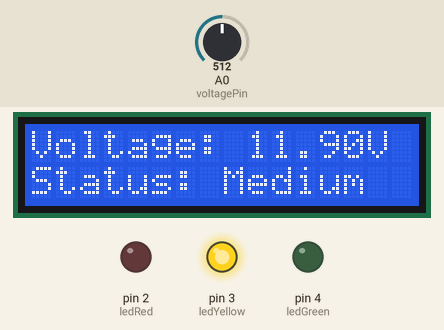
A sketch run on a simulated Arduino Uno, built with avr-gcc and run on an emulated ATmega328P. Shown: 16×2 character LCD, output pins drawn as LEDs (lit = HIGH). Inputs (shaded band) come from the test bench; at power-on: A0 (voltagePin) = 512.

Above: at 3.2 s.
3.3 s: A0 (voltagePin) set to 529
At 5.3 s:
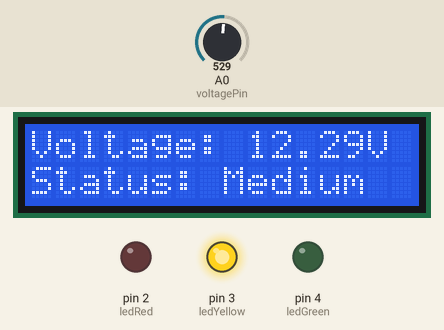
5.6 s: A0 (voltagePin) set to 551
At 6.9 s:
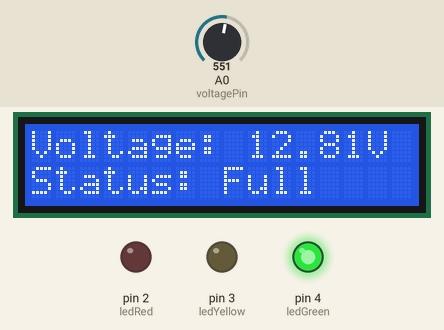
7.7 s: A0 (voltagePin) set to 306
At 9.5 s:
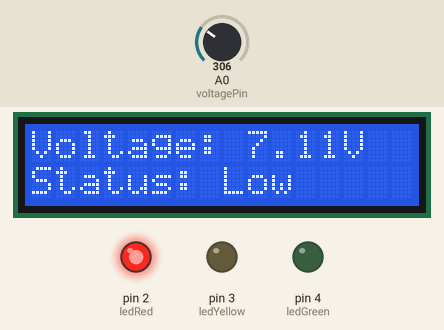
9.8 s: A0 (voltagePin) set to 34
At 11.3 s:
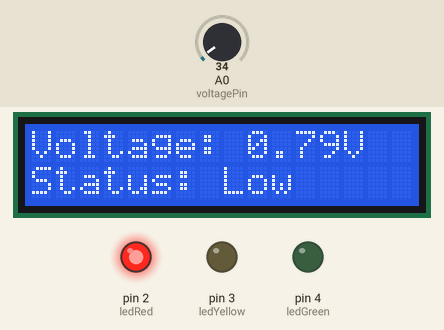
11.8 s: A0 (voltagePin) set to 27
At 12.9 s:
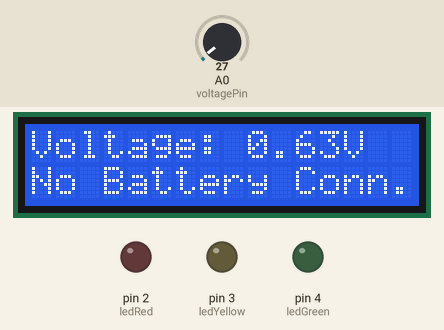
Timing chart, 0 to 14.8 s (numbered marks = the images above; inputs shaded):
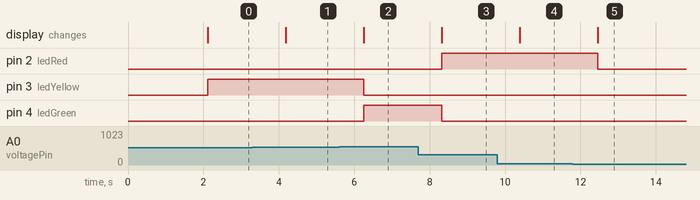

The sketch:

battery_level_with_lcd.ino
```cpp
#include <Wire.h>
#include <LiquidCrystal_I2C.h>

// LCD I2C setup
LiquidCrystal_I2C lcd(0x27, 16, 2);

// Analog input pin
const int voltagePin = A0;

// LED pins
const int ledRed = 2;     // Low Battery
const int ledYellow = 3;  // Medium Battery
const int ledGreen = 4;   // Full Battery

float voltage = 0.0;
float batteryVoltage = 0.0;

void setup() {
  lcd.init();
  lcd.backlight();
  lcd.setCursor(0, 0);
  lcd.print("Battery Monitor");
  delay(2000);
  lcd.clear();

  pinMode(ledRed, OUTPUT);
  pinMode(ledYellow, OUTPUT);
  pinMode(ledGreen, OUTPUT);
}

void loop() {
  int sensorValue = analogRead(voltagePin);
  voltage = sensorValue * (5.0 / 1023.0);
  batteryVoltage = voltage * 5.0 * 0.9510;  // Calibrated

  lcd.setCursor(0, 0);
  lcd.print("Voltage: ");
  lcd.print(batteryVoltage, 2);
  lcd.print("V   ");

  lcd.setCursor(0, 1);

  if (batteryVoltage <= 0.7) {
    lcd.print("No Battery Conn. ");
    digitalWrite(ledGreen, LOW);
    digitalWrite(ledYellow, LOW);
    digitalWrite(ledRed, LOW);
  }
  else if (batteryVoltage >= 12.6) {
    lcd.print("Status: Full     ");
    digitalWrite(ledGreen, HIGH);
    digitalWrite(ledYellow, LOW);
    digitalWrite(ledRed, LOW);
  }
  else if (batteryVoltage >= 7.5) {
    lcd.print("Status: Medium   ");
    digitalWrite(ledGreen, LOW);
    digitalWrite(ledYellow, HIGH);
    digitalWrite(ledRed, LOW);
  }
  else {
    lcd.print("Status: Low      ");
    digitalWrite(ledGreen, LOW);
    digitalWrite(ledYellow, LOW);
    digitalWrite(ledRed, HIGH);
  }

  delay(1000);
}
```

Measured:
- the behaviour switches between 542 and 543 on A0 (voltagePin) (found by bisection; images 1 and 2)
- the behaviour switches between 31 and 30 on A0 (voltagePin) (found by bisection; images 4 and 5)
- after the input at 3.3 s, the display: changes after 0.88 s (image 1)
- after the input at 5.6 s, pin 3 (ledYellow): HIGH → LOW after 0.65 s; pin 4 (ledGreen): LOW → HIGH after 0.65 s; the display: changes after 0.65 s (image 2)
- after the input at 7.7 s, pin 2 (ledRed): LOW → HIGH after 0.62 s; pin 4 (ledGreen): HIGH → LOW after 0.62 s; the display: changes after 0.62 s (image 3)
- after the input at 9.8 s, the display: changes after 0.59 s (image 4)
- after the input at 11.8 s, pin 2 (ledRed): HIGH → LOW after 0.65 s; the display: changes after 0.65 s (image 5)
